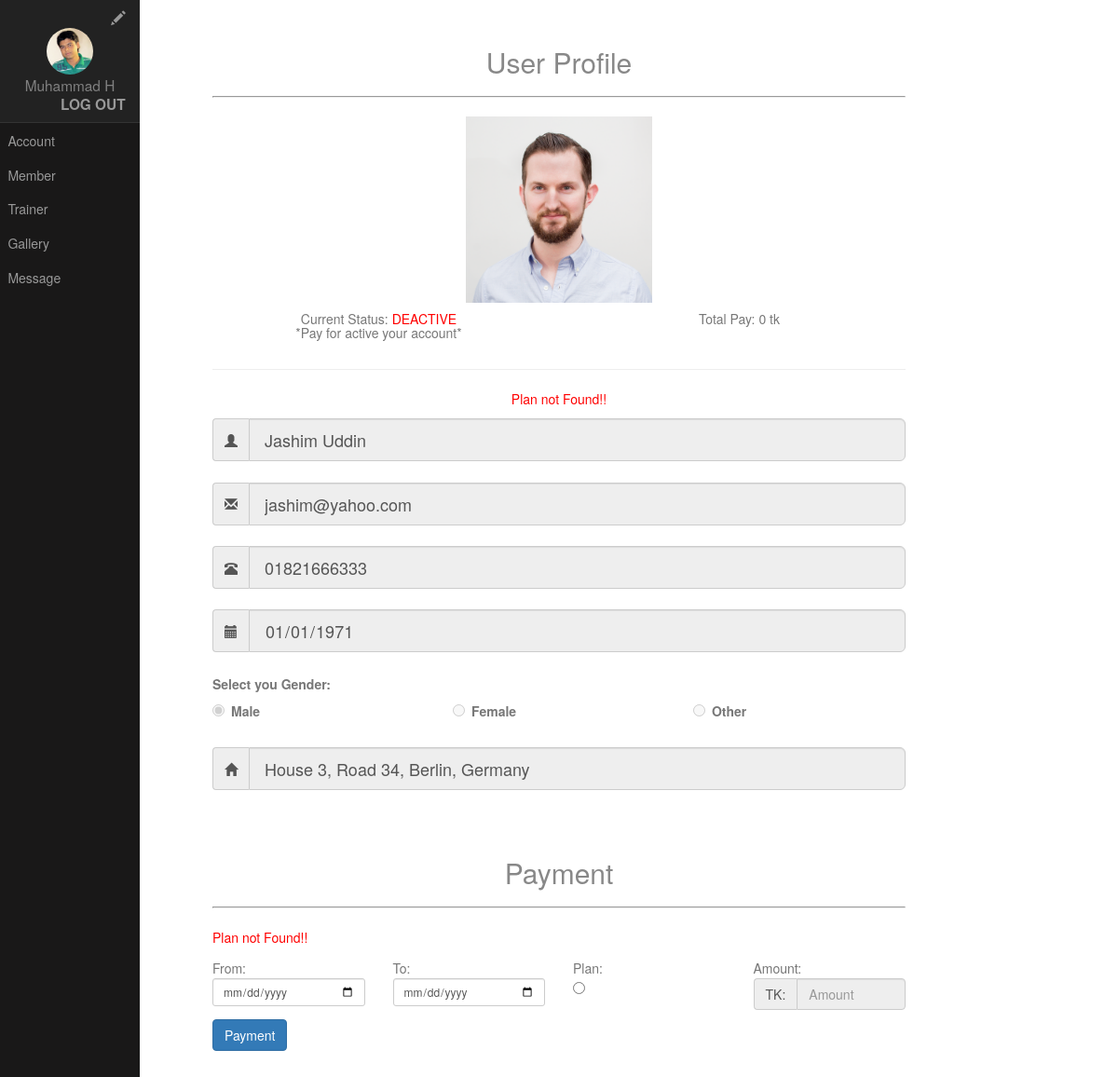
The page /admin/user_view_profile.php?view=jashim@yahoo.com (signed in) on the database as committed earlier.
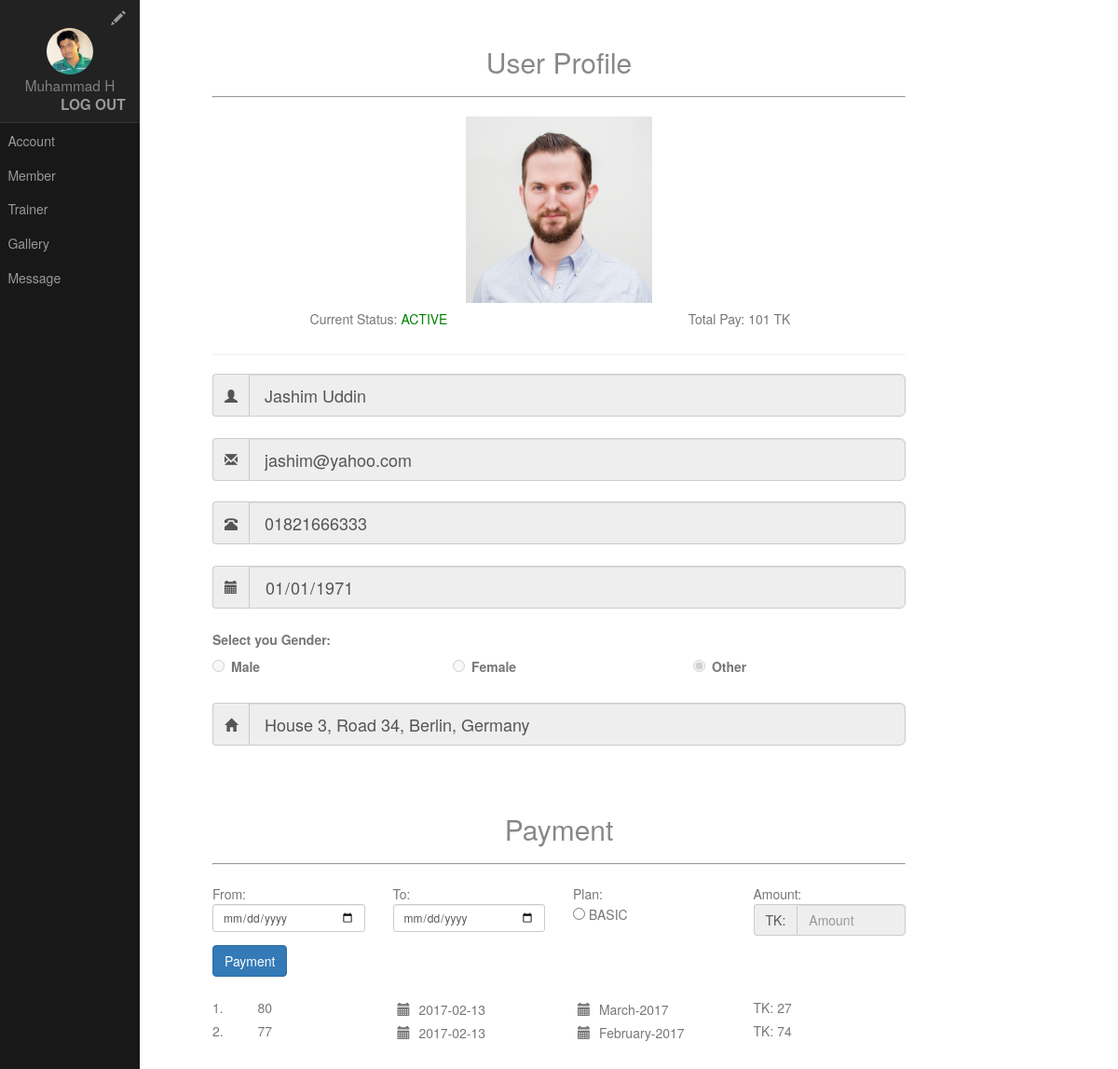
The same page on the database as committed later.
### tables this page shows
CREATE TABLE `users_information` (
  `email` varchar(32) NOT NULL,
  `name` varchar(32) NOT NULL,
  `contact_number` varchar(14) NOT NULL,
  `date_of_birth` date NOT NULL,
  `gender` varchar(6) NOT NULL,
  `image_name` varchar(100) NOT NULL DEFAULT 'default.png',
  `address` varchar(100) NOT NULL
);

CREATE TABLE `payment` (
  `id` int(11) NOT NULL,
  `email` varchar(32) NOT NULL,
  `payment_date` date NOT NULL,
  `payment_month` date NOT NULL,
  `plan` varchar(20) NOT NULL,
  `amount` double NOT NULL
);

CREATE TABLE `users_plan` (
  `id` int(32) NOT NULL,
  `email` varchar(32) NOT NULL,
  `plan` varchar(15) NOT NULL
);

### admin/user_view_profile.php (called while the page is built)
<?php
$page = "user_view_profile";
include 'index.php';
?>

### php/database_services.php (called while the page is built, shortened)
<?php
class DatabaseHelper{
	function retrieveData($table_name,$email){
		$sql = "SELECT * FROM `$table_name` WHERE email = '$email'";
		$result = $GLOBALS['connection']->query($sql);
		if ($result->num_rows==1) {
			$row = $result->fetch_assoc();
			return $row;
		}else{
			return 0;
		}
	}
	function runQuery($sql){
		$result = $GLOBALS['connection']->query($sql);
		return $result;
	}
}
?>

### admin/pages/user_profile_view_page.php (the view, shortened to what this page needs)
<?php
$user_image_name = '';
$user_name ='';
$user_email = '';
$user_contact_number = '';
$user_date_of_birth = '';
$user_gender = '';
$user_address = '';
    if (isset($_GET['view'])) {
      $user_email = $_GET['view'];
      $table_name = 'users_information';
      $info_user = new DatabaseHelper();
      $result = $info_user->retrieveData($table_name,$user_email);
      if ($result!=0) {
        $user_image_name = $result['image_name'];
        $user_name = $result['name'];
        $user_email = $result['email'];
        $user_contact_number = $result['contact_number'];
        $user_date_of_birth = $result['date_of_birth'];
        $user_gender = $result['gender'];
        $user_address = $result['address'];
      }
    }else{
      header("Location: ./member_list.php");
    }
$plan = "";
$error_msg = '';
$total_payment = '';
$status = '';
if (!empty($user_email)) {
    $plan_status = new DatabaseHelper();
    $table_name = "users_plan";
    $result=$plan_status->retrieveData($table_name,$user_email);
    if ($result==0) {
      $error_msg =  'Plan not Found!!';
    }else{
      $plan = $result['plan'];
    }
    $query = new DatabaseHelper();
    $sql = "SELECT SUM(amount) AS total_pay FROM payment WHERE email = '$user_email'";
    $total_pay = $query->runQuery($sql);
    $row_pay = $total_pay->fetch_assoc();
    $total_payment = $row_pay['total_pay'];
      $query = new DatabaseHelper();
      $sql = "SELECT * FROM `payment` WHERE email = '$user_email' ORDER BY id DESC";
      $result = $query->runQuery($sql);
      while($row=$result->fetch_array()){
        $pay_month = new DateTime($row['payment_month']);
        if (checkDateValidation($pay_month)) {
          $status = 'ACTIVE';
          break;
        }else{
          $status = '';
        }
      }
}
function checkDateValidation($pay_month){
  $to_day = new DateTime('today');
    if($to_day->format('m') == $pay_month->format('m')) {
        return TRUE;
    } else {
        return FALSE;
    }
}
?>
<h2 class="content-subhead" style="text-align: center;">User Profile</h2>
<hr style="border-style: inset;border-width: 1px;">
<div >
<form class="form-horizontal" method="POST" action="" enctype="multipart/form-data">
	<div  style="text-align: center;">
    <img src="../images/<?php if (!empty($user_image_name)){echo $user_image_name;}else{echo 'default.png';}?>" style="width: 200px;height: auto;">
  <div class="row">
  <div class="col-lg-6">
    <h5>Current Status: <?php if(!empty($status)){echo "<pa style='color:green;'>".$status."</pa>";}else{echo "<pa style='color:red;'>DEACTIVE</pa><br>*Pay for active your account*";}?></h5>
  </div>
  <div class="col-lg-6">
    <h5>Total Pay: <?php if(!empty($total_payment)){echo $total_payment." TK";}else{echo "0 tk";}?></h5>
  </div>
  </div>
    <hr>
  <?php if(!empty($error_msg)){echo "<p style='color:red;'>$error_msg</p>";}?>
	<div class="input-group">
    <span class="input-group-addon"><i class="glyphicon glyphicon-user"></i></span>
    <input type="text" class="form-control input-lg" name="name" placeholder="Name" value="<?php if(!empty($user_name))echo $user_name;?>" readonly>
  	</div><br>
	<div class="input-group">
    <span class="input-group-addon"><i class="glyphicon glyphicon-envelope"></i></span>
    <input type="email" class="form-control input-lg" name="email" placeholder="Email" value="<?php if(!empty($user_email))echo $user_email;?>" readonly>
  	</div><br>
  <div class="input-group">
    <span class="input-group-addon"><i class="glyphicon glyphicon-phone-alt"></i></span>
    <input type="number" class="form-control input-lg" name="contact_number" placeholder="Contact Number" value="<?php if(!empty($user_contact_number)){echo $user_contact_number;}?>" readonly>
    </div><br>
  <div class="input-group">
    <span class="input-group-addon"><i class="glyphicon glyphicon-calendar"></i></span>
    <input type="date" class="form-control input-lg" name="date_of_birth" placeholder="Date of Birth" value="<?php if(!empty($user_date_of_birth)){echo $user_date_of_birth;}?>" readonly>
    </div><br>
    <div style="text-align: left;">
      <div class="row">
        <div class="col-lg-12" style="font-weight:bold;" >
          Select you Gender:
        </div>
      </div>
      <div class="row">
        <div class="col-lg-4">
          <div class="radio-inline">
            <label><input type="radio" name="gender" <?php if($user_gender=='Male'){echo 'checked';}?> value="Male" disabled>Male</label>
          </div>
        </div>
        <div class="col-lg-4">
          <div class="radio-inline">
            <label><input type="radio" name="gender" <?php if($user_gender=='Female'){echo 'checked';}?> value="Female" disabled>Female</label>
          </div>
        </div>
        <div class="col-lg-4">
          <div class="radio-inline">
            <label><input type="radio" name="gender" <?php if($user_gender=='Other'){echo 'checked';}?> value="Other" disabled>Other</label>
          </div>
        </div>
      </div>
      </div><br>
  <div class="input-group">
    <span class="input-group-addon"><i class="glyphicon glyphicon-home"></i></span>
    <input type="address" class="form-control input-lg" name="address" placeholder="Current Address" value="<?php if(!empty($user_address)){echo $user_address;}?>" readonly>
    </div><br>
</form>
</div>
<h2 class="content-subhead" style="text-align: center;">Payment</h2>
<hr style="border-style: inset;border-width: 1px;">
<div>
<div>
<form class="form-horizontal" method="POST" action="" enctype="multipart/form-data">
<?php if(!empty($error_msg)){echo "<p style = 'color:red;'>$error_msg</p>";}?>
  <div class="row">
    <div class="col-sm-3">
      From:<input id="from_date" type="date" class="form-control input-sm" name="from_date" onclick="undo()">
    </div>
    <div class="col-sm-3">
      To:<input id="to_date" type="date" class="form-control input-sm" name="to_date" onclick="undo()">
    </div>
    <div class="col-sm-3">
      Plan:<br><input id="plan" type="radio" name="plan" onclick="calculateTotal()" value="<?php echo $plan;?>" > <?php echo strtoupper($plan);?>
    </div>
    <div class="col-sm-3">
      Amount:
      <div class="input-group">
          <span class="input-group-addon">TK: </span>
          <input id="total_amount" type="text" class="form-control" name="amount" placeholder="Amount" readonly>
        </div>
    </div>
  </div>
  <div>
    <button type="submit" class="btn btn-primary lg" name="payment">Payment</button>
  </div>
</form>
</div>
<br>
<div>
  <?php
    $query = new DatabaseHelper();
    $sql = "SELECT * FROM `payment` WHERE email = '$user_email' ORDER BY id DESC";
    $result = $query->runQuery($sql);
    $i = 1;
    while($row=$result->fetch_array()){
  ?>
  <div class="row">
    <div class="col-sm-3">
      <div class="row">
        <div class="col-sm-3">
          <?php echo $i.'. '?>
        </div>
        <div class="col-sm-9">
          <?php echo $row['id']?>
        </div>
      </div>
    </div>
    <div class="col-sm-3">
      <span class="glyphicon glyphicon-calendar" style="padding: 5px"></span>
      <?php echo $row['payment_date'];?>
    </div>
    <div class="col-sm-3">
      <span class="glyphicon glyphicon-calendar" style="padding: 5px"></span>
      <?php
      $payment_month = new DateTime($row['payment_month']);
      echo $payment_month->format("F-Y");
      ?>
    </div>
    <div class="col-sm-3">
      TK: <?php echo $row['amount'];?>
    </div>
  </div>
  <?php
    $i++;
    }
  ?>
</div>
</div>

### admin/index.php (shortened to what this page needs)
<?php
	include '../php/database_services.php';
?>
<!DOCTYPE html>
<html lang="en">
<head>
    <link rel="stylesheet" href="../assets/css/side-menu-web.css">
    <link rel="stylesheet" href="../assets/bootstrap/css/bootstrap.min.css">
            <link rel="stylesheet" href="../assets/css/side-menu.css">
</head>
<body>
<?php
$name = '';
$image_name = '';
if (!empty($_SESSION["admin_email"]) && !empty($_SESSION["admin_password"])) {
	$email = $_SESSION["admin_email"];
	$password = $_SESSION["admin_password"];
	if (!loginChecker($email,$password)) {
		header("Location: login.php");
	}else{
		$row = getAdminInfo($email);
		$name = $row['name'];
		$image_name = $row['image_name'];
	}
}else{
	header("Location: login.php");
}
function loginChecker($email,$password){
	$admin_table_name = 'admin';
	$login = new DatabaseHelper();
	$result=$login->checkLogin($admin_table_name,$email,$password);
	if ($result) {
		return TRUE;
	}else{
		return FALSE;
	}
}
function getAdminInfo($email){
	$admin_info_table_name = 'admin_info';
	$get_admin_info = new DatabaseHelper();
	$result=$get_admin_info->retrieveData($admin_info_table_name,$email);
	return $result;
}
?>
<header>
<?php
	include 'header.php';
?>
</header>
<div id="main">
    <div class="content">
    	<?php
    		if (isset($page)) {
    			if ($page=='user_view_profile') {
					include 'pages/user_profile_view_page.php';
    			}
    		}else{
    			include 'pages/home.php';
    		}
    	?>
    </div>
</div>
</body>
</html>

### admin/header.php (shortened to what this page needs)
<div id="layout">
    <div id="menu">
        <div class="pure-menu">
            <div class="pure-menu-heading" style="background-color: #222222;">
                <div style="text-align: right;">
                <a href="admin_profile.php"><span class="glyphicon glyphicon-pencil"></span></a>
                </div>
                <div style="color: gray;text-align: center;text-transform:none;">
                <img class = "img-circle" src="../images/<?php echo $image_name;?>" style="width: 50px;height: auto;">
                <br>
                <?php echo substr($name, 0,10);?>
                </div>
                <div style="text-align: right;font-weight: bold;">
                    <a href="?logout">Log out</a>
                </div>
            </div>
            <ul class="pure-menu-list">
                <li class="pure-menu-item"><a href="account.php" class="pure-menu-link">Account</a></li>
                <li class="pure-menu-item"><a href="member_list.php" class="pure-menu-link">Member</a></li>
                <li class="pure-menu-item"><a href="trainer.php" class="pure-menu-link">Trainer</a></li>
                <li class="pure-menu-item"><a href="gallery.php" class="pure-menu-link">Gallery</a></li>
                <li class="pure-menu-item"><a href="message.php" class="pure-menu-link">Message</a></li>
            </ul>
        </div>
    </div>
</div>

### assets/css/side-menu-web.css (style rules this page uses)
html { font-family:sans-serif;-ms-text-size-adjust:100%;-webkit-text-size-adjust:100% }
body { margin:0 }
article,aside,details,figcaption,figure,footer,header,hgroup,main,menu,nav,section,summary { display:block }
a { background-color:transparent }
img { border:0 }
hr { box-sizing:content-box;height:0 }
button,input,optgroup,select,textarea { color:inherit;font:inherit;margin:0 }
.pure-button,input { line-height:normal }
button { overflow:visible }
button,select { text-transform:none }
button,html input[type=button],input[type=reset],input[type=submit] { -webkit-appearance:button;cursor:pointer }
button[disabled],html input[disabled] { cursor:default }
input[type=checkbox],input[type=radio] { box-sizing:border-box;padding:0 }
.pure-button,.pure-form input:not([type]),.pure-menu { box-sizing:border-box }
.pure-menu-item,.pure-menu-list { position:relative }
.pure-menu-list { list-style:none;margin:0;padding:0 }
.pure-menu-item { padding:0;margin:0;height:100% }
.pure-menu-heading,.pure-menu-link { display:block;text-decoration:none;white-space:nowrap }
.pure-menu-heading { text-transform:uppercase;color:#565d64 }
.pure-menu-link { color:#777 }
.pure-menu-disabled,.pure-menu-heading,.pure-menu-link { padding:.5em 1em }

### assets/css/side-menu.css (style rules this page uses)
body { color: #777; }
#layout, #menu, .menu-link { -webkit-transition: all 0.2s ease-out; -moz-transition: all 0.2s ease-out; -ms-transition: all 0.2s ease-out; -o-transition: all 0.2s ease-out; transition: all 0.2s ease-out; }
#layout { position: relative; left: 0; padding-left: 0; }
.content { margin: 0 auto; padding: 0 2em; max-width: 800px; margin-bottom: 50px; line-height: 1.6em; }
.content-subhead { margin: 50px 0 20px 0; font-weight: 300; color: #888; }
#menu { margin-left: -150px; width: 150px; position: fixed; top: 0; left: 0; bottom: 0; z-index: 1000; background: #191818; overflow-y: auto; -webkit-overflow-scrolling: touch; }
#menu a { color: #999; border: none; padding: 0.6em 0 0.6em 0.6em; }
#menu .pure-menu, #menu .pure-menu ul { border: none; background: transparent; }
#menu .pure-menu ul, #menu .pure-menu .menu-item-divided { border-top: 1px solid #333; }
#menu .pure-menu-selected, #menu .pure-menu-heading { background: #1f8dd6; }
#menu .pure-menu-heading { font-size: 110%; color: #fff; margin: 0; }
@media (min-width: 48em) { .header, .content { padding-left: 2em; padding-right: 2em; } }
@media (min-width: 48em) { #layout { padding-left: 150px; left: 0; } }
@media (min-width: 48em) { #menu { left: 150px; } }

Rows that differ between the two databases and show on the page:
changed users_information "Jashim Uddin": gender "☑ Male" → "☐ Male"; gender "☐ Other" → "☑ Other"
added payment: payment_month "ACTIVE", id "77", payment_date "2017-02-13", payment_month "February-2017", amount "74"
added users_plan: plan "BASIC"
added payment: id "80", payment_date "2017-02-13", payment_month "March-2017", amount "27"
Other text that changed with them:
$total_payment: (not shown) → "101"
$error_msg: "Plan not Found!!" → (not shown)
text no longer shown: "DEACTIVE *Pay for active your account* 0 tk"
text now shown: "TK"
